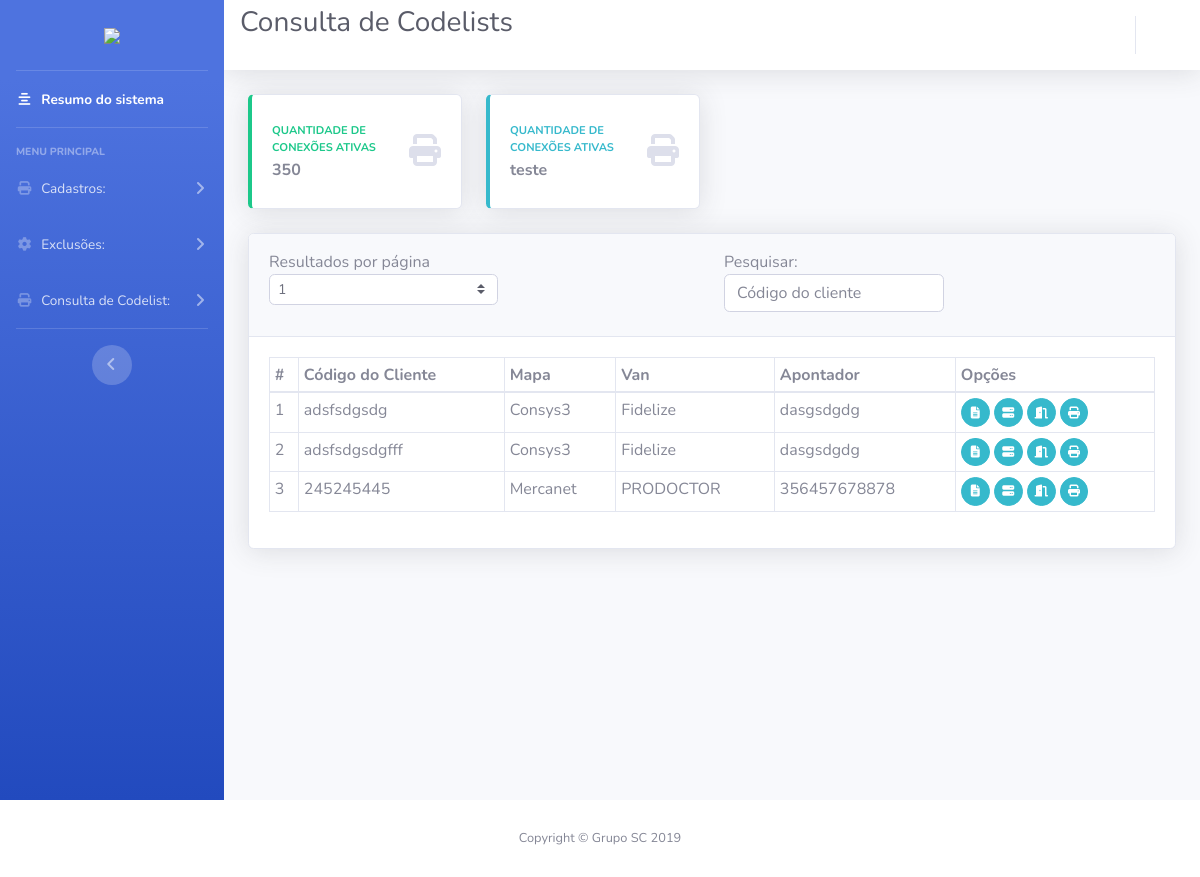
Page /panpharma_homolog/cons_codelists on the committed database.
### panpharma_homolog/models.py (models this page shows, shortened)
class Base(models.Model):
    criado = models.DateField('Data de Criacão', auto_now_add=True)
    modificado = models.DateField('Data de Modificação', auto_now=True)
    ativo = models.BooleanField('Ativo?', default=True)
    class Meta:
        abstract = True

class CodelistsPanHomol(Base):
    codigo_cliente = models.CharField('Usuário a ser cadastrado', max_length=100, unique=True)
    mapa = models.CharField('Mapa', max_length=100, choices=MAPA_CHOICES)
    van = models.CharField('Van', max_length=100, choices=VAN_CHOICES)
    apontador = models.CharField('Apontador', max_length=100)
    quebra = models.CharField('Quebra', max_length=20, choices=QUEBRA_CHOICES)
    mapa_retorno_atendidos = models.CharField(max_length=100, choices=MAPA_RETORNO_ATENDIDOS)
    mapa_retorno_nao_atendidos = models.CharField(max_length=100, choices=MAPA_RETORNO_NAO_ATENDIDOS)
    extensao_retorno_itens_atendidos = models.CharField(max_length=10, choices=EXTENCAO)
    extensao_retorno_itens_nao_atendidos = models.CharField(max_length=10, choices=EXTENCAO)
    mascara_retorno_atendidos = models.CharField(max_length=100)
    mascara_retorno_nao_atendidos = models.CharField(max_length=100)
    sobrepoe_arquivo = models.CharField('Sobrepõe arquivo?', max_length=10, choices=CHOICES)
    mapa_retorno_nf = models.CharField(max_length=100, choices=MAPA_RETORNO_NF)
    mascara_nf = models.CharField('Máscara Nota Fiscal', max_length=100)
    extensao_nf = models.CharField('Extensão Nota Fiscal', max_length=10, choices=EXTENCAO_NF)
    sobrepoe_nf = models.BooleanField('Sobrepões NF?', choices=CHOICES_BIN)
    usuario_arquivo_preco = models.CharField('Usuário Arquivo Preço', max_length=100)
    mascara_remessa_arq_preco = models.CharField('Máscara Remessa ARQ Preço', max_length=100)
    move_arq_preco = models.BooleanField('Move ARQ preço?', choices=CHOICES_BIN)
    diretorio_arq_preco = models.CharField('Diretório ARQ Preço', max_length=100)

### panpharma_homolog/views.py (the view)
# urls.py: path('cons_codelists', views.cons_codelists, name='cons_codelists'),
def cons_codelists(request):
    objects = CodelistsPanHomol.objects.all()
    context = {
        'codelists': objects
    }
    return render(request, 'panpharma_homolog/cons_codelists.html', context)

### templates/panpharma_homolog/cons_codelists.html (shortened to what this page needs)
{% load bootstrap4 %}
{% load static %}
<!DOCTYPE html>
<html lang="pt-BR" xmlns="http://www.w3.org/1999/html">
<head>
  {% bootstrap_css %}
  <link rel="stylesheet" href="{% static 'css/sb-admin-2.min.css' %}">
</head>
<body id="page-top">
  <div id="wrapper">
    {% include 'panpharma_homolog/functions_pph/menu.html' %}
    <div id="content-wrapper" class="d-flex flex-column">
      <div id="content">
        <nav class="navbar navbar-expand navbar-light bg-white topbar mb-4 static-top shadow">
          <div class="d-sm-flex align-items-center justify-content-between mb-4">
            <h1 class="h3 mb-0 text-gray-800">Consulta de Codelists</h1>
          </div>
          {% include 'panpharma_homolog/functions_pph/topbar.html' %}
          <div class="container-fluid">
            <div class="row">
              <div class="col-xl-3 col-md-6 mb-4">
                <div class="card border-left-success shadow h-100 py-2">
                  <div class="card-body">
                    <div class="row no-gutters align-items-center">
                      <div class="col mr-2">
                        <div class="text-xs font-weight-bold text-success text-uppercase mb-1">Quantidade de conexões ativas</div>
                        <div class="h6 mb-0 font-weight-bold text-gray-550">350</div>
                      </div>
                      <div class="col-auto">
                        <i class="fas fa-print text-gray-300 fa-2x"></i>
                      </div>
                    </div>
                  </div>
                </div>
              </div>
              <div class="col-xl-3 col-md-6 mb-4">
                <div class="card border-left-info shadow h-100 py-2">
                  <div class="card-body">
                    <div class="row no-gutters align-items-center">
                      <div class="col mr-2">
                        <div class="text-xs font-weight-bold text-info text-uppercase mb-1">Quantidade de conexões ativas</div>
                        <div class="h6 mb-0 font-weight-bold text-gray-550">teste</div>
                      </div>
                      <div class="col-auto">
                        <i class="fas fa-print text-gray-300 fa-2x"></i>
                      </div>
                    </div>
                  </div>
                </div>
              </div>
            </div>
            <div class="card shadow mb-4">
              <div class="card-header py-3">
                <div class="row">
                  <div class="col-sm-12 col-md-6">
                    <div class="dataTables_length" id="example_length">
                      <label>
                        Resultados por página
                        <select name="example_length" aria-controls="example" class="custom-select custom-select-sm form-control form-control-sm">
                          <option value="10">1</option>
                        </select>
                      </label>
                    </div>
                  </div>
                  <div class="col-sm-12 col-md-6">
                    <div id="example_filter" class="dataTables_filter">
                      <label>
                        Pesquisar:
                        <form method="GET" action=".">
                          <input type="text" id="search" name="search" class="form-control" placeholder="Código do cliente">
                        </form>
                      </label>
                    </div>
                  </div>
                </div>
              </div>
              <div class="card-body">
                <div class="table-responsive">
                  <table class="table table-bordered table-sm" id="dataTable" width="100%" cellspacing="0">
                    <thead>
                      <tr>
                        <th scope='col'>#</th>
                        <th scope='col'>Código do Cliente</th>
                        <th scope='col'>Mapa</th>
                        <th scope='col'>Van</th>
                        <th scope='col'>Apontador</th>
                        <th scope='col'>Opções</th>
                      </tr>
                    </thead>
                      <tbody>
                        {% for code in codelists %}
                          <tr>
                            <td scope="row">{{ code.id }}</td>
                            <td scope="row">{{ code.codigo_cliente }}</td>
                            <td scope="row">{{ code.mapa }}</td>
                            <td scope="row">{{ code.van }}</td>
                            <td scope="row">{{ code.apontador }}</td>
                            <td scope="row">
          						<a href="#modal{{ code.id }}" class="btn btn-info btn-circle btn-sm" data-placement="top" title="Visualizar Codelist" data-toggle="modal"><i class="fas fa-file-alt" aria-hidden="true"></i></a>
          						<a href="#" class="btn btn-info btn-circle btn-sm" data-placement="top" title="Atualização de IP" data-toggle="modal"><i class="fas fa-server" aria-hidden="true"  data-toggle="modal" data-target="#view-modal" data-id="<?php echo $row['id']; ?>" id="getUser"></i></a>
          						<a href="#" class="btn btn-info btn-circle btn-sm" data-placement="top" title="Atualização de Porta!!!" data-toggle="modal"><i class="fas fa-door-open" aria-hidden="true" data-toggle="modal"  data-target="#view-modal1" data-id="<?php echo $row['id']; ?>" id="getUser1"></i></a>
                                <a href="#" class="btn btn-info btn-circle btn-sm" data-placement="top" title="Operações Spool" data-toggle="modal"><i class="fa fa-print" aria-hidden="true" data-toggle="modal"  data-target="#view-modal3" data-id="<?php echo $row['id']; ?>" id="getUser3"></i></a>
                          </tr>
                          <div class="modal" id="modal{{ code.id }}" tabindex="-1" role="dialog" aria-labelledby="myModalLabel" aria-hidden="true" data-keyboard="false" data-backdrop="static">
                            <div class="modal-dialog modal-lg">
                        {% endfor %}
                      </tbody>
                  </table>
                </div>
              </div>
            </div>
            </div>
          </div>
        </div>
      </div>
    <footer class="sticky-footer bg-white">
      <div class="container my-auto">
        <div class="copyright text-center my-auto">
          <span>Copyright &copy; Grupo SC 2019</span>
        </div>
      </div>
    </footer>
</body>
</html>

### templates/panpharma_homolog/functions_pph/menu.html (shortened to what this page needs)
<ul class="navbar-nav bg-gradient-primary sidebar sidebar-dark accordion" id="accordionSidebar">
  <a class="sidebar-brand d-flex align-items-center justify-content-center" href="{% url 'panpharma_homolog:index_ph' %}">
    <div class="sidebar-brand-text mx-3"><img  src="http://10.41.12.31/siof/img/logo2.png" width="190px"></div>
  </a>
  <hr class="sidebar-divider my-0">
  <li class="nav-item active">
    <a class="nav-link" href="{% url 'panpharma_homolog:index_ph' %}">
      <i class="fas fa-fw fa-align-center"></i>
      <span>Resumo do sistema</span></a>
  </li>
  <hr class="sidebar-divider">
  <div class="sidebar-heading">
    Menu Principal
  </div>
  <li class="nav-item">
    <a class="nav-link collapsed" href="#" data-toggle="collapse" data-target="#collapseOne" aria-expanded="true" aria-controls="collapseTwo">
      <i class="fas fa-fw fa-print"></i>
      <span>Cadastros:</span>
    </a>
  </li>
  <li class="nav-item">
    <a class="nav-link collapsed" href="#" data-toggle="collapse" data-target="#collapseTwo" aria-expanded="true" aria-controls="collapseTwo">
      <i class="fas fa-fw fa-cog"></i>
      <span>Exclusões:</span>
    </a>
  </li>
  <li class="nav-item">
    <a class="nav-link collapsed" href="#" data-toggle="collapse" data-target="#collapseThree" aria-expanded="true" aria-controls="collapseTwo">
      <i class="fas fa-fw fa-print"></i>
      <span>Consulta de Codelist:</span>
    </a>
  </li>
  <hr class="sidebar-divider">
  <div class="text-center d-none d-md-inline">
    <button class="rounded-circle border-0" id="sidebarToggle"></button>
  </div>
</ul>

### templates/panpharma_homolog/functions_pph/topbar.html (shortened to what this page needs)
<ul class="navbar-nav ml-auto">
  <li class="nav-item dropdown no-arrow">
    <a class="nav-link dropdown-toggle" href="#" id="userDropdown" role="button" data-toggle="dropdown" aria-haspopup="true" aria-expanded="false">
      <br>
    </a>
  </li>
</ul>
</nav>

### rows in the picture
CodelistsPanHomol: id "1", codigo_cliente "adsfsdgsdg", mapa "Consys3", van "Fidelize", apontador "dasgsdgdg"
CodelistsPanHomol: id "2", codigo_cliente "adsfsdgsdgfff", mapa "Consys3", van "Fidelize", apontador "dasgsdgdg"
CodelistsPanHomol: id "3", codigo_cliente "245245445", mapa "Mercanet", van "PRODOCTOR", apontador "356457678878"
